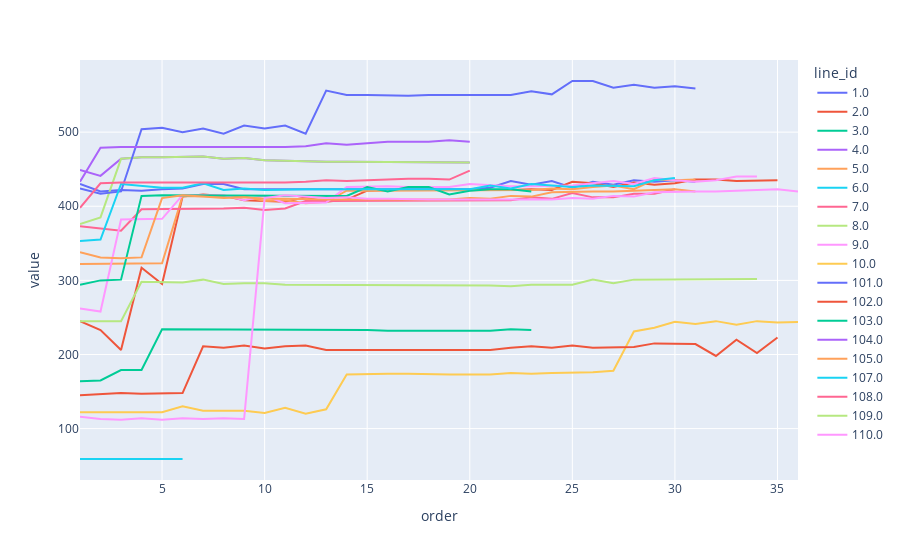

Notebook cell for this chart:
### Markdown cell above
### Creating basic statistics

### Code cell
stats_df = all_stops_df.groupby(['line_id', 'order']).count()[['departure_id']]
stats_df = stats_df.reset_index()
stats_df.pivot(index='line_id',columns='order', values='departure_id').T.plot()

### Figure 1 — Plotly figure (JSON) as saved in the notebook; plotly's stock layout.template omitted (floating-point values rounded to 4 significant figures)
{"data": [{"hovertemplate": "line_id=1.0<br>order=%{x}<br>value=%{y}<extra></extra>", "legendgroup": "1.0", "line": {"color": "#636efa", "dash": "solid"}, "mode": "lines", "name": "1.0", "orientation": "v", "showlegend": true, "type": "scatter", "x": [1, 2, 3, 4, 5, 6, 7, 8, 9, 10, 11, 12, 13, 14, 15, 16, 17, 18, 19, 20, 21, 22, 23, 24, 25, 26, 27, 28, 29, 30, 31, 32, 33, 34, 35, 36], "xaxis": "x", "y": [430, 420, 422, 421, 423, 424, 430, 430, 423, 423, 423, 423, 423, 422, 423, 423, 422, 423, 422, 423, 425, 434, 429, 434, 425, 433, 429, 435, 433, 435, 433, null, null, null, null, null], "yaxis": "y"}, {"hovertemplate": "line_id=2.0<br>order=%{x}<br>value=%{y}<extra></extra>", "legendgroup": "2.0", "line": {"color": "#EF553B", "dash": "solid"}, "mode": "lines", "name": "2.0", "orientation": "v", "showlegend": true, "type": "scatter", "x": [1, 2, 3, 4, 5, 6, 7, 8, 9, 10, 11, 12, 13, 14, 15, 16, 17, 18, 19, 20, 21, 22, 23, 24, 25, 26, 27, 28, 29, 30, 31, 32, 33, 34, 35, 36], "xaxis": "x", "y": [245, 233, 206, 317, 295, 413, 416, 414, 408, 407, 406, 412, 406, 409, 421, 422, 422, 421, 421, 421, 422, 422, 423, 422, 433, 431, 426, 432, 429, 431, 436, 436, 434, 435, 435, null], "yaxis": "y"}, {"hovertemplate": "line_id=3.0<br>order=%{x}<br>value=%{y}<extra></extra>", "legendgroup": "3.0", "line": {"color": "#00cc96", "dash": "solid"}, "mode": "lines", "name": "3.0", "orientation": "v", "showlegend": true, "type": "scatter", "x": [1, 2, 3, 4, 5, 6, 7, 8, 9, 10, 11, 12, 13, 14, 15, 16, 17, 18, 19, 20, 21, 22, 23, 24, 25, 26, 27, 28, 29, 30, 31, 32, 33, 34, 35, 36], "xaxis": "x", "y": [164, 165, 179, 179, 234, 234, 234, 234, 234, 234, 233, 233, 234, 233, 233, 232, 232, 233, 233, 233, 232, 234, 233, null, null, null, null, null, null, null, null, null, null, null, null, null], "yaxis": "y"}, {"hovertemplate": "line_id=4.0<br>order=%{x}<br>value=%{y}<extra></extra>", "legendgroup": "4.0", "line": {"color": "#ab63fa", "dash": "solid"}, "mode": "lines", "name": "4.0", "orientation": "v", "showlegend": true, "type": "scatter", "x": [1, 2, 3, 4, 5, 6, 7, 8, 9, 10, 11, 12, 13, 14, 15, 16, 17, 18, 19, 20, 21, 22, 23, 24, 25, 26, 27, 28, 29, 30, 31, 32, 33, 34, 35, 36], "xaxis": "x", "y": [449, 441, 464, 466, 466, 466, 467, 464, 465, 462, 461, 461, 460, 460, 460, 460, 460, 460, 460, 459, null, null, null, null, null, null, null, null, null, null, null, null, null, null, null, null], "yaxis": "y"}, {"hovertemplate": "line_id=5.0<br>order=%{x}<br>value=%{y}<extra></extra>", "legendgroup": "5.0", "line": {"color": "#FFA15A", "dash": "solid"}, "mode": "lines", "name": "5.0", "orientation": "v", "showlegend": true, "type": "scatter", "x": [1, 2, 3, 4, 5, 6, 7, 8, 9, 10, 11, 12, 13, 14, 15, 16, 17, 18, 19, 20, 21, 22, 23, 24, 25, 26, 27, 28, 29, 30, 31, 32, 33, 34, 35, 36], "xaxis": "x", "y": [322, 322, 323, 323, 323, 414, 413, 413, 413, 407, 408, 404, 406, 421, 421, 421, 421, 421, 421, 421, 421, 422, 422, 424, 423, 426, 428, 423, 436, 435, 436, null, null, null, null, null], "yaxis": "y"}, {"hovertemplate": "line_id=6.0<br>order=%{x}<br>value=%{y}<extra></extra>", "legendgroup": "6.0", "line": {"color": "#19d3f3", "dash": "solid"}, "mode": "lines", "name": "6.0", "orientation": "v", "showlegend": true, "type": "scatter", "x": [1, 2, 3, 4, 5, 6, 7, 8, 9, 10, 11, 12, 13, 14, 15, 16, 17, 18, 19, 20, 21, 22, 23, 24, 25, 26, 27, 28, 29, 30, 31, 32, 33, 34, 35, 36], "xaxis": "x", "y": [59, 59, 59, 59, 59, 59, null, null, null, null, null, null, null, null, null, null, null, null, null, null, null, null, null, null, null, null, null, null, null, null, null, null, null, null, null, null], "yaxis": "y"}, {"hovertemplate": "line_id=7.0<br>order=%{x}<br>value=%{y}<extra></extra>", "legendgroup": "7.0", "line": {"color": "#FF6692", "dash": "solid"}, "mode": "lines", "name": "7.0", "orientation": "v", "showlegend": true, "type": "scatter", "x": [1, 2, 3, 4, 5, 6, 7, 8, 9, 10, 11, 12, 13, 14, 15, 16, 17, 18, 19, 20, 21, 22, 23, 24, 25, 26, 27, 28, 29, 30, 31, 32, 33, 34, 35, 36], "xaxis": "x", "y": [373, 370, 367, 396, 396, 397, 396, 397, 398, 395, 397, 407, 407, 407, 408, 408, 407, 408, 408, 408, 408, 408, 412, 410, 418, 412, 412, 417, 417, 423, null, null, null, null, null, null], "yaxis": "y"}, {"hovertemplate": "line_id=8.0<br>order=%{x}<br>value=%{y}<extra></extra>", "legendgroup": "8.0", "line": {"color": "#B6E880", "dash": "solid"}, "mode": "lines", "name": "8.0", "orientation": "v", "showlegend": true, "type": "scatter", "x": [1, 2, 3, 4, 5, 6, 7, 8, 9, 10, 11, 12, 13, 14, 15, 16, 17, 18, 19, 20, 21, 22, 23, 24, 25, 26, 27, 28, 29, 30, 31, 32, 33, 34, 35, 36], "xaxis": "x", "y": [376, 385, 464, 466, 466, 466, 467, 464, 465, 462, 461, 461, 460, 460, 460, 460, 460, 460, 460, 459, null, null, null, null, null, null, null, null, null, null, null, null, null, null, null, null], "yaxis": "y"}, {"hovertemplate": "line_id=9.0<br>order=%{x}<br>value=%{y}<extra></extra>", "legendgroup": "9.0", "line": {"color": "#FF97FF", "dash": "solid"}, "mode": "lines", "name": "9.0", "orientation": "v", "showlegend": true, "type": "scatter", "x": [1, 2, 3, 4, 5, 6, 7, 8, 9, 10, 11, 12, 13, 14, 15, 16, 17, 18, 19, 20, 21, 22, 23, 24, 25, 26, 27, 28, 29, 30, 31, 32, 33, 34, 35, 36], "xaxis": "x", "y": [262, 258, 382, 383, 383, 415, 415, 415, 408, 414, 404, 404, 405, 426, 427, 427, 426, 426, 426, 430, 428, 427, 427, 427, 428, 431, 434, 430, 438, 435, 433, 435, 440, 440, null, null], "yaxis": "y"}, {"hovertemplate": "line_id=10.0<br>order=%{x}<br>value=%{y}<extra></extra>", "legendgroup": "10.0", "line": {"color": "#FECB52", "dash": "solid"}, "mode": "lines", "name": "10.0", "orientation": "v", "showlegend": true, "type": "scatter", "x": [1, 2, 3, 4, 5, 6, 7, 8, 9, 10, 11, 12, 13, 14, 15, 16, 17, 18, 19, 20, 21, 22, 23, 24, 25, 26, 27, 28, 29, 30, 31, 32, 33, 34, 35, 36], "xaxis": "x", "y": [122, 122, 122, 122, 122, 130, 124, 124, 124, 121, 128, 120, 126, 173, 174, 174, 174, 173, 173, 173, 173, 175, 174, 175, 175, 176, 178, 231, 236, 244, 241, 245, 240, 245, 243, 244], "yaxis": "y"}, {"hovertemplate": "line_id=101.0<br>order=%{x}<br>value=%{y}<extra></extra>", "legendgroup": "101.0", "line": {"color": "#636efa", "dash": "solid"}, "mode": "lines", "name": "101.0", "orientation": "v", "showlegend": true, "type": "scatter", "x": [1, 2, 3, 4, 5, 6, 7, 8, 9, 10, 11, 12, 13, 14, 15, 16, 17, 18, 19, 20, 21, 22, 23, 24, 25, 26, 27, 28, 29, 30, 31, 32, 33, 34, 35, 36], "xaxis": "x", "y": [424, 417, 420, 504, 506, 500, 505, 498, 509, 505, 509, 498, 556, 550, 550, 549, 549, 550, 550, 550, 550, 550, 555, 551, 569, 569, 560, 564, 560, 562, 559, null, null, null, null, null], "yaxis": "y"}, {"hovertemplate": "line_id=102.0<br>order=%{x}<br>value=%{y}<extra></extra>", "legendgroup": "102.0", "line": {"color": "#EF553B", "dash": "solid"}, "mode": "lines", "name": "102.0", "orientation": "v", "showlegend": true, "type": "scatter", "x": [1, 2, 3, 4, 5, 6, 7, 8, 9, 10, 11, 12, 13, 14, 15, 16, 17, 18, 19, 20, 21, 22, 23, 24, 25, 26, 27, 28, 29, 30, 31, 32, 33, 34, 35, 36], "xaxis": "x", "y": [145, 146, 148, 147, 148, 148, 211, 209, 212, 208, 211, 212, 206, 206, 206, 206, 206, 206, 206, 206, 206, 209, 211, 209, 212, 209, 210, 210, 215, 215, 214, 198, 220, 202, 223, null], "yaxis": "y"}, {"hovertemplate": "line_id=103.0<br>order=%{x}<br>value=%{y}<extra></extra>", "legendgroup": "103.0", "line": {"color": "#00cc96", "dash": "solid"}, "mode": "lines", "name": "103.0", "orientation": "v", "showlegend": true, "type": "scatter", "x": [1, 2, 3, 4, 5, 6, 7, 8, 9, 10, 11, 12, 13, 14, 15, 16, 17, 18, 19, 20, 21, 22, 23, 24, 25, 26, 27, 28, 29, 30, 31, 32, 33, 34, 35, 36], "xaxis": "x", "y": [294, 300, 301, 414, 415, 415, 415, 414, 414, 415, 415, 415, 415, 414, 426, 420, 426, 426, 416, 421, 423, 423, 420, null, null, null, null, null, null, null, null, null, null, null, null, null], "yaxis": "y"}, {"hovertemplate": "line_id=104.0<br>order=%{x}<br>value=%{y}<extra></extra>", "legendgroup": "104.0", "line": {"color": "#ab63fa", "dash": "solid"}, "mode": "lines", "name": "104.0", "orientation": "v", "showlegend": true, "type": "scatter", "x": [1, 2, 3, 4, 5, 6, 7, 8, 9, 10, 11, 12, 13, 14, 15, 16, 17, 18, 19, 20, 21, 22, 23, 24, 25, 26, 27, 28, 29, 30, 31, 32, 33, 34, 35, 36], "xaxis": "x", "y": [433, 479, 480, 480, 480, 479, 479, 480, 480, 480, 480, 481, 485, 483, 485, 487, 487, 487, 489, 487, null, null, null, null, null, null, null, null, null, null, null, null, null, null, null, null], "yaxis": "y"}, {"hovertemplate": "line_id=105.0<br>order=%{x}<br>value=%{y}<extra></extra>", "legendgroup": "105.0", "line": {"color": "#FFA15A", "dash": "solid"}, "mode": "lines", "name": "105.0", "orientation": "v", "showlegend": true, "type": "scatter", "x": [1, 2, 3, 4, 5, 6, 7, 8, 9, 10, 11, 12, 13, 14, 15, 16, 17, 18, 19, 20, 21, 22, 23, 24, 25, 26, 27, 28, 29, 30, 31, 32, 33, 34, 35, 36], "xaxis": "x", "y": [338, 331, 330, 331, 411, 415, 413, 411, 412, 410, 410, 409, 409, 409, 409, 410, 410, 410, 409, 411, 410, 414, 413, 419, 420, 420, 420, 421, 421, 423, 420, null, null, null, null, null], "yaxis": "y"}, {"hovertemplate": "line_id=107.0<br>order=%{x}<br>value=%{y}<extra></extra>", "legendgroup": "107.0", "line": {"color": "#19d3f3", "dash": "solid"}, "mode": "lines", "name": "107.0", "orientation": "v", "showlegend": true, "type": "scatter", "x": [1, 2, 3, 4, 5, 6, 7, 8, 9, 10, 11, 12, 13, 14, 15, 16, 17, 18, 19, 20, 21, 22, 23, 24, 25, 26, 27, 28, 29, 30, 31, 32, 33, 34, 35, 36], "xaxis": "x", "y": [353, 355, 430, 428, 425, 425, 431, 422, 424, 422, 423, 423, 423, 423, 422, 422, 423, 423, 423, 423, 428, 424, 430, 428, 426, 428, 428, 427, 435, 438, null, null, null, null, null, null], "yaxis": "y"}, {"hovertemplate": "line_id=108.0<br>order=%{x}<br>value=%{y}<extra></extra>", "legendgroup": "108.0", "line": {"color": "#FF6692", "dash": "solid"}, "mode": "lines", "name": "108.0", "orientation": "v", "showlegend": true, "type": "scatter", "x": [1, 2, 3, 4, 5, 6, 7, 8, 9, 10, 11, 12, 13, 14, 15, 16, 17, 18, 19, 20, 21, 22, 23, 24, 25, 26, 27, 28, 29, 30, 31, 32, 33, 34, 35, 36], "xaxis": "x", "y": [398, 431, 432, 432, 432, 431, 431, 432, 432, 432, 432, 433, 435, 434, 435, 437, 437, 437, 436, 448, null, null, null, null, null, null, null, null, null, null, null, null, null, null, null, null], "yaxis": "y"}, {"hovertemplate": "line_id=109.0<br>order=%{x}<br>value=%{y}<extra></extra>", "legendgroup": "109.0", "line": {"color": "#B6E880", "dash": "solid"}, "mode": "lines", "name": "109.0", "orientation": "v", "showlegend": true, "type": "scatter", "x": [1, 2, 3, 4, 5, 6, 7, 8, 9, 10, 11, 12, 13, 14, 15, 16, 17, 18, 19, 20, 21, 22, 23, 24, 25, 26, 27, 28, 29, 30, 31, 32, 33, 34, 35, 36], "xaxis": "x", "y": [245, 245, 245, 298, 297, 297, 301, 295, 296, 296, 294, 294, 294, 294, 294, 294, 293, 293, 293, 293, 293, 292, 294, 294, 294, 301, 296, 301, 301, 301, 301, 301, 301, 302, null, null], "yaxis": "y"}, {"hovertemplate": "line_id=110.0<br>order=%{x}<br>value=%{y}<extra></extra>", "legendgroup": "110.0", "line": {"color": "#FF97FF", "dash": "solid"}, "mode": "lines", "name": "110.0", "orientation": "v", "showlegend": true, "type": "scatter", "x": [1, 2, 3, 4, 5, 6, 7, 8, 9, 10, 11, 12, 13, 14, 15, 16, 17, 18, 19, 20, 21, 22, 23, 24, 25, 26, 27, 28, 29, 30, 31, 32, 33, 34, 35, 36], "xaxis": "x", "y": [116, 113, 112, 114, 112, 114, 113, 114, 113, 411, 415, 413, 411, 412, 410, 410, 409, 409, 409, 409, 410, 410, 410, 409, 411, 410, 414, 413, 419, 420, 420, 420, 421, 421, 423, 420], "yaxis": "y"}], "layout": {"legend": {"title": {"text": "line_id"}, "tracegroupgap": 0}, "margin": {"t": 60}, "xaxis": {"anchor": "y", "domain": [0, 1], "title": {"text": "order"}}, "yaxis": {"anchor": "x", "domain": [0, 1], "title": {"text": "value"}}}}
